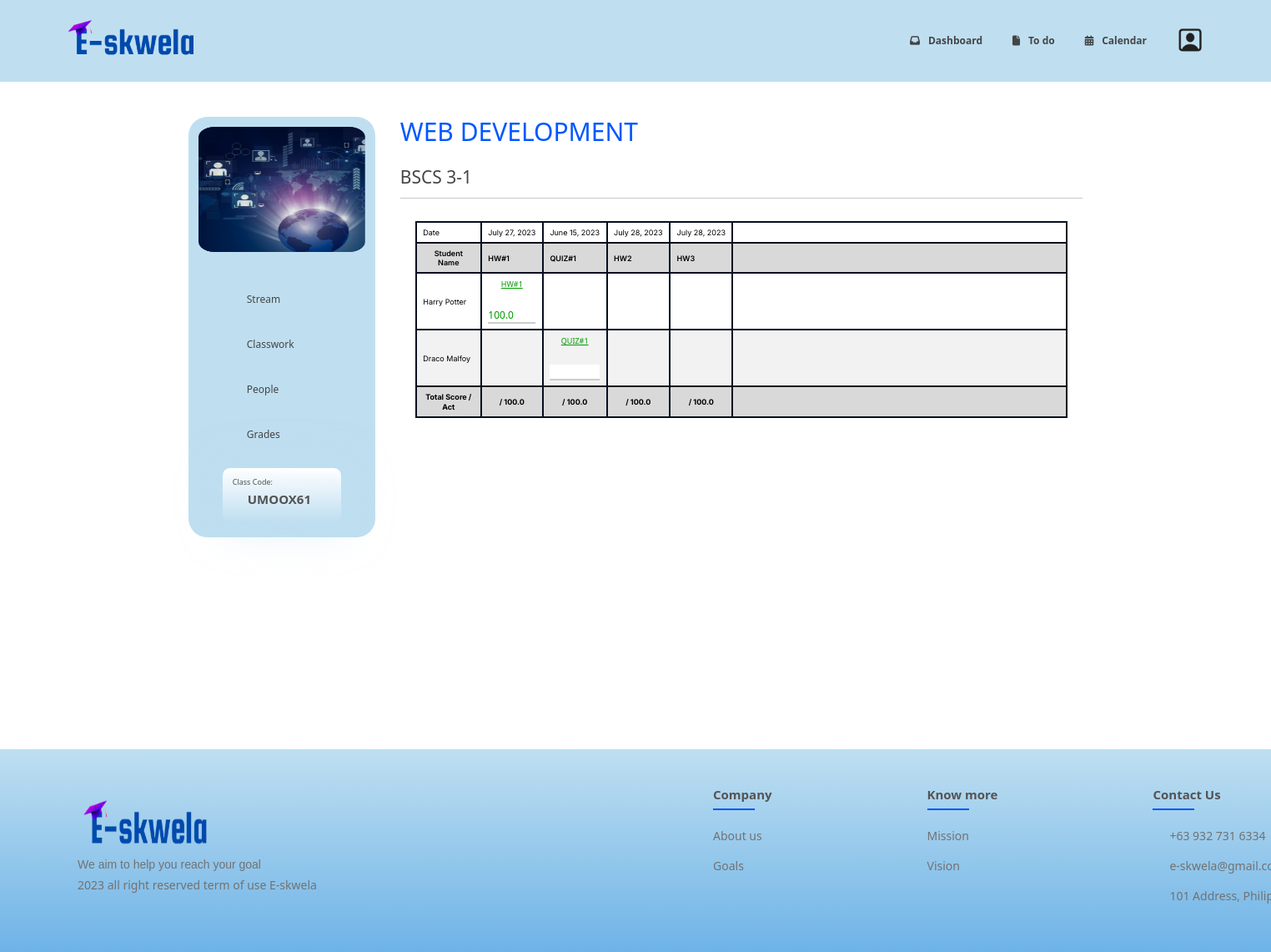
/instructor/mark/13, run on the app's committed database.
### educ_web/models.py (models this page shows, shortened)
class Course(models.Model):
    name = models.CharField(max_length=64)
    section = models.CharField(max_length=64, blank=True)
    course_code = models.CharField(max_length=64, null=True, blank=True)
    room = models.CharField(max_length=64, blank=True)
    banner = models.ImageField(upload_to="course/", blank=True) # if none then use the default course image
    classcode = models.CharField(max_length=10, null=True)
    instructor = models.ForeignKey(User, related_name="instruct_course", on_delete=models.CASCADE)
    students = models.ManyToManyField(User, related_name="enrolled", blank=True)

class Task(models.Model):
    CATEGORY = [
        ('ASSIGNMENT', 'Assignment'),
        ('QUIZ', 'Quiz'),
        ('MATERIAL', 'Material'),
    ]
    type = models.CharField(max_length=20, choices=CATEGORY)
    title = models.CharField(max_length=64)
    instruction = models.TextField()
    score = models.FloatField(null=True, blank=True)
    due_date_time = models.DateTimeField(null=True, blank=True)
    date_time = models.DateTimeField(auto_now_add=True, editable=False, null=True)
    course = models.ForeignKey(Course, related_name="task", null=True, on_delete=models.CASCADE)

class User(AbstractUser):
    first_name = models.CharField(max_length=20, blank=True)
    last_name = models.CharField(max_length=20, blank=True)
    profile_picture = models.ImageField(upload_to="users/", null=True, blank=True)

class Submission(models.Model):
    student_name = models.ForeignKey(User, related_name="submission", on_delete=models.CASCADE)
    course = models.ForeignKey(Course, related_name="submission", on_delete=models.CASCADE)
    task = models.ForeignKey(Task, related_name="submission", on_delete=models.CASCADE)
    submission_date = models.DateTimeField(auto_now_add=True, editable=False)
    submission_status = models.BooleanField(default=False)
    attached_file = models.FileField(upload_to=f"submission/{course.name}", blank=True)
    student_grade = models.FloatField(blank=True, null=True)

### educ_web/views.py (the view)
# urls.py: path("instructor/mark/<int:course_id>", views.instruct_mark, name="instruct_mark"),
def instruct_mark(request, course_id):
    course = Course.objects.get(pk=course_id)
    tasks = course.task.all()
    students = course.students.all()
    return render(request, 'main/I_course/I_course_marks.html', {
        "course": course,
    })

### educ_web/templates/main/I_course/I_course_marks.html (shortened to what this page needs)
{% extends 'main/I_course/I_course_stream.html' %}
{% load static %}
{% block instruct_stream_course %}
    <div class="marks-table-container">
        <table class="marks-main-table">
            <tbody>
                <tr class="date-row">
                    <td>
                        <div class="date-title">
                            Date
                        </div>
                    </td>
                    {% for task in course.task.all %}
                        {% if task.type != "MATERIAL" %}
                            <td>
                                <div class="act-date">
                                    {{ task.due_date_time.date }}
                                </div>
                            </td>
                        {% endif %}
                    {% endfor %}
                    <td></td>
                </tr>
                <tr id="heading-row">
                    <td>
                        <div class="marks-main-heading">
                            Student Name
                        </div>
                    </td>
                    {% for task in course.task.all %}
                        {% if task.type != "MATERIAL" %}
                            <td>
                                <div class="marks-main-heading">
                                    {{ task.title }}
                                </div>
                            </td>
                        {% endif %}
                    {% endfor %}
                    <td></td>
                </tr>
                {% for student in course.students.all %}
                    <tr class="student-context-row">
                        <td>
                            <div class="student-name">
                                {% if student.first_name and student.last_name %}
                                    {{ student.first_name }} {{ student.last_name }}
                                {% else %}
                                    {{ student.username }}
                                {% endif %}
                            </div>
                        </td>
                        {% for task in course.task.all %}
                            {% if task.type != "MATERIAL" %}
                                <td>
                                    <div class="student-main-score">
                                        {% for submission in student.submission.all %}
                                            {% for task_submission in task.submission.all %}
                                                {% if submission == task_submission and submission.student_grade %}
                                                    <center><a href="{{ submission.attached_file.url }}" class="attach-file-link">{{ submission.task.title | upper }}</a></center>
                                                    <br />
                                                    <input type="text" class="score-input {{ student.id }}-{{ course.id }}-{{ task.id }}" form="mark-act" name="score" value="{{ submission.student_grade }}" min="0">
                                                {% elif submission == task_submission %}
                                                    <center><a href="{{ submission.attached_file.url }}" class="attach-file-link">{{ submission.task.title | upper }}</a></center>
                                                    <br />
                                                    <input type="text" class="score-input {{ student.id }}-{{ course.id }}-{{ task.id }}" form="mark-act" name="score" min="0">
                                                {% endif %}
                                            {% endfor %}
                                        {% endfor %}
                                    </div>
                                </td>
                            {% endif %}
                        {% endfor %}
                        <td></td>
                    </tr>
                {% endfor %}
                <tr id="row-score-container">
                    <td>
                        <div class="act-score-container">
                            Total Score / Act
                        </div>
                    </td>
                    {% for task in course.task.all %}
                        {% if task.type != "MATERIAL" %}
                            <td>
                                <div class="act-score">
                                    / {{ task.score }}
                                </div>
                            </td>
                        {% endif %}
                    {% endfor %}
                    <td></td>
                </tr>
            </tbody>
        </table>
    </div>
{% endblock %}

### educ_web/templates/main/I_course/I_course_stream.html (shortened to what this page needs)
{% extends 'main/S_home/S_home.html' %}
{% load static %}
{% block script %}
    <link href="{% static 'I_course/I_course_stream.css' %}" rel="stylesheet">
    <link rel="stylesheet" href="https://cdn.jsdelivr.net/npm/flatpickr/dist/flatpickr.min.css">
    <link rel="stylesheet" href="https://cdnjs.cloudflare.com/ajax/libs/font-awesome/6.4.0/css/all.min.css">
{% endblock %}
{% block body %}
    <div class="indiv-course-external">
        <div class="indiv-course-internal">
            <div class="nav-course-container">
                <div class="course-image-container">
                    {% if course.banner %}
                        <img src="{{ course.banner.url }}" alt="Chosen Course Picture" class="main-course-img">
                    {% else %}
                        <img src="{% static 'images/d6.png' %}" alt="Chosen Course Picture" class="main-course-img">
                    {% endif %}
                </div>
                <div class="nav-pages-container">
                    <a href="{% url 'instruct_stream' course_id=course.id %}">
                        <div class="nav-pages-external-container">
                            <div class="nav-pages-internal-container">
                                <span class="icon-nav-pages-container">
                                </span>
                                <div class="nav-pages-main-text">
                                    Stream
                                </div>
                            </div>
                        </div>
                    </a>
                    <a href="{% url 'instruct_classwork' course_id=course.id %}">
                        <div class="nav-pages-external-container">
                            <div class="nav-pages-internal-container">
                                <span class="icon-nav-pages-container">
                                </span>
                                <div class="nav-pages-main-text">
                                    Classwork
                                </div>
                            </div>
                        </div>
                    </a>
                    <a href="{% url 'instruct_people' course_id=course.id %}">
                        <div class="nav-pages-external-container">
                            <div class="nav-pages-internal-container">
                                <span class="icon-nav-pages-container">
                                </span>
                                <div class="nav-pages-main-text">
                                    People
                                </div>
                            </div>
                        </div>
                    </a>
                    <a href="{% url 'instruct_mark' course_id=course.id %}">
                        <div class="nav-pages-external-container">
                            <div class="nav-pages-internal-container">
                                <span class="icon-nav-pages-container">
                                </span>
                                <div class="nav-pages-main-text">
                                    Grades
                                </div>
                            </div>
                        </div>
                    </a>
                    <div class="instruct-classcode-container">
                        <h5>
                            Class Code:
                        </h5>
                        <h1>
                            {{ course.classcode }}
                        </h1>
                    </div>
                </div>
            </div>
            <div class="course-body-container">
                <div class="course-heading-container">
                    <span class="course-main-title-heading">
                        {% if course.code %}
                            <h1>
                                {{ course.code | upper }} : {{ course.name | upper }}
                            </h1>
                        {% else %}
                            <h1>
                                {{ course.name | upper }}
                            </h1>
                        {% endif %}
                    </span>
                    <br/>
                    <span class="course-section-title-heading">
                        <h3>
                            {{ course.section | upper }}
                        </h3>
                    </span>
                    <hr>
                </div>
                {% block instruct_stream_course %}{% endblock %}
            </div>
        </div>
    </div>
{% endblock %}

### educ_web/static/footer/footer.css (style rules this page uses)
* { margin: 0; padding: 0; box-sizing: border-box; }
:root { --main-bg-color: #bfdff1; --main-font-color: #3443cf; --border-color: #1e1e1e; --button-disabled: #7d9dba; --table-border: 1vw; --blue: #0057FE; --lightblue: #BFDFF1; --white: #ffffffff; --gray: #454545; --lightgray: #877F7F; }
html { transition: all 200ms ease-in 0ms; font-size: 12px; }
html, body { margin: 0px; }

### data on the page
Course: classcode "UMOOX61", name "WEB DEVELOPMENT", section "BSCS 3-1"
Task: due_date_time "July 27, 2023", title "HW#1", score "100.0"
Task: due_date_time "June 15, 2023", title "QUIZ#1", score "100.0"
Task: due_date_time "July 28, 2023", title "HW2", type "ASSIGNMENT" (drawn), score "100.0"
Task: due_date_time "July 28, 2023", title "HW3", type "ASSIGNMENT" (drawn), score "100.0"
User: first_name "Harry", last_name "Potter"
Submission: task "HW#1", score "100.0"
User: first_name "Draco", last_name "Malfoy"
Submission: task "QUIZ#1"
